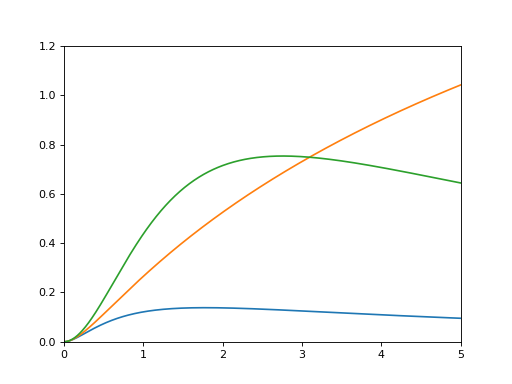

Python code for this plot:
import matplotlib.pyplot as plt;
import numpy as np;
import math;
from scipy.integrate import quad;

j=1;
while j<4:
	if j==1:
		case1=True;
		case2=False;
		case3=False;
	if j==2:
		case1=False;
		case2=True;
		case3=False;
	if j==3:
		case1=False;
		case2=False;
		case3=True;

	if case1:
		omegaM=1;
		omegaK=0;
		omegaL=0;
	if case2:
		omegaM=.05;
		omegaK=.95;
		omegaL=0;
	if case3:
		omegaM=.2
		omegaK=0;
		omegaL=.8;

	def xE(z):
		return (omegaM*(1+z)**3+omegaK*(1+z)**2+omegaL)**.5;

	def inverseE(z):
		return 1/xE(z);

	def ploot(z):
		# JFW - I'm using np.rint here
		entries = np.rint(z*100+1).astype(int)
		#entries=int(z*100+1);

		# JFW - I notice that you use int(z*100) a few times below, so
		# here I am defining a new variable for that
		k = entries - 1

		E=(omegaM*(1+z)**3+omegaK*(1+z)**2+omegaL)**.5;
		answerAndError=[quad(inverseE,0,c) for c in np.arange(0,z,.01)]
		dC=range(0,entries);
		i=1;
		while i<entries:
			dC[i]=answerAndError[i-1][0];
			i+=1;
		#dC[0]=0;
		if omegaK>0:
			# JFW - here I use k instead of int(z*100)
			dM=math.sinh((omegaK**.5)*dC[k])/(omegaK**.5);
			#dM=math.sinh((omegaK**.5)*dC[int(z*100)])/(omegaK**.5);
		if omegaK<0:
			dM=math.sin((abs(omegaK)**.5)*dC[k])/(abs(omegaK)**.5);
			#dM=math.sin((abs(omegaK)**.5)*dC[int(z*100)])/(abs(omegaK)**.5);
		if omegaK==0:
			dM=dC[k];
			#dM=dC[int(z*100)];
		dA=dM/(1+z);
		dVc=(((1+z)**2)*(dA**2))/E
		#print("y-value: ", dVc);
		return dVc;

	x=np.arange(0,5.02,.01);
	x1=np.arange(0,5.02,.01);
	u=.01

	# JFW - In the steps below, I used some handy (but not at all obvious)
	# Python tricks to shorten the code. I noticed that you already seem
	# to understand list comprehensions (e.g., when you filled the values
	# for the variable "answerAndError"). Here we're just doing the same.
	if j==1:
		plootArray1 = [ploot(z) for z in x]
	#	plootArray1=range(502);
	#	while u<5.01:
	#		plootArray1[int(np.rint(u*100))]=ploot(u);
	#		u+=.01;
	#	#plootArray1[14]=ploot(.14);
	if j==2:
		plootArray2 = [ploot(z) for z in x]
	#	plootArray2=range(502);
	#	while u<5.01:
	#		plootArray2[int(np.rint(u*100))]=ploot(u);
	#		u+=.01;
	#	#plootArray2[14]=ploot(.14);
	if j==3:
		plootArray3 = [ploot(z) for z in x]
	#	plootArray3=range(502);
	#	while u<5.01:
	#		plootArray3[int(np.rint(u*100))]=ploot(u);
	#		u+=.01;
	# 	#plootArray3[14]=ploot(.14);

	j+=1;
'''print("ploot(.13):");
print(ploot(.13));
print("ploot(.14):");
print(ploot(.14));
print("plootArray3[13]:");
print(plootArray3[13]);
print("plootArray3[14]:");
print(plootArray3[14]);'''
#print();
plt.plot(x1, plootArray1);
plt.plot(x, plootArray2);
plt.plot(x, plootArray3);
plt.axis([0,5,0,1.2])

plt.show();
